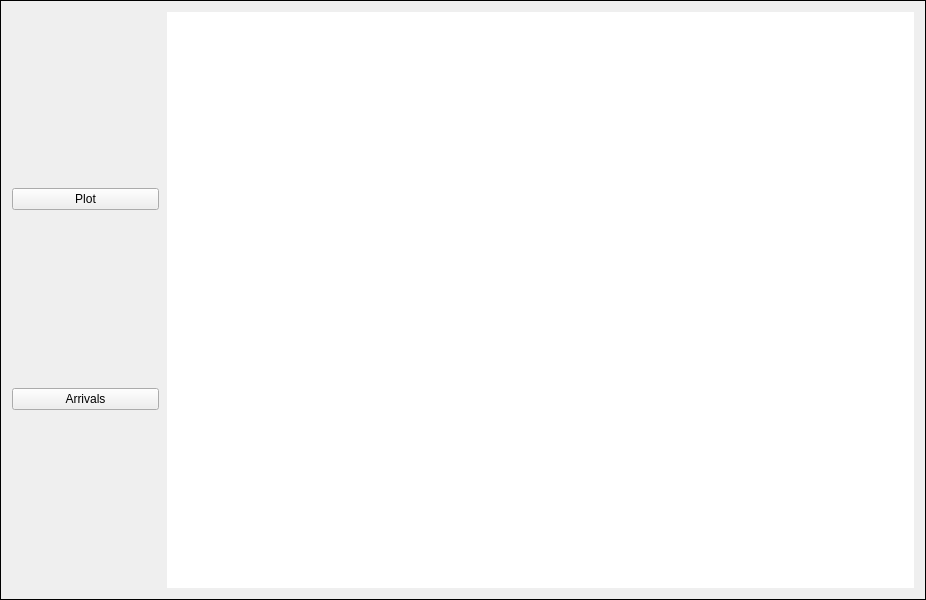
<?xml version="1.0" encoding="UTF-8"?>
<ui version="4.0">
 <class>Frame</class>
 <widget class="QFrame" name="Frame">
  <property name="geometry">
   <rect>
    <x>0</x>
    <y>0</y>
    <width>926</width>
    <height>600</height>
   </rect>
  </property>
  <property name="minimumSize">
   <size>
    <width>0</width>
    <height>600</height>
   </size>
  </property>
  <property name="windowTitle">
   <string>Frame</string>
  </property>
  <property name="autoFillBackground">
   <bool>true</bool>
  </property>
  <property name="frameShape">
   <enum>QFrame::Box</enum>
  </property>
  <property name="frameShadow">
   <enum>QFrame::Plain</enum>
  </property>
  <layout class="QGridLayout" name="gridLayout_2">
   <item row="0" column="0" rowspan="2">
    <widget class="QWidget" name="widget" native="true">
     <property name="sizePolicy">
      <sizepolicy hsizetype="Minimum" vsizetype="Expanding">
       <horstretch>1</horstretch>
       <verstretch>0</verstretch>
      </sizepolicy>
     </property>
     <property name="minimumSize">
      <size>
       <width>0</width>
       <height>0</height>
      </size>
     </property>
     <property name="maximumSize">
      <size>
       <width>300</width>
       <height>16777215</height>
      </size>
     </property>
     <layout class="QVBoxLayout" name="verticalLayout_2">
      <property name="leftMargin">
       <number>0</number>
      </property>
      <property name="topMargin">
       <number>0</number>
      </property>
      <property name="rightMargin">
       <number>0</number>
      </property>
      <property name="bottomMargin">
       <number>2</number>
      </property>
      <item>
       <widget class="QScrollArea" name="scroll">
        <property name="frameShape">
         <enum>QFrame::NoFrame</enum>
        </property>
        <property name="verticalScrollBarPolicy">
         <enum>Qt::ScrollBarAsNeeded</enum>
        </property>
        <property name="horizontalScrollBarPolicy">
         <enum>Qt::ScrollBarAsNeeded</enum>
        </property>
        <property name="sizeAdjustPolicy">
         <enum>QAbstractScrollArea::AdjustIgnored</enum>
        </property>
        <property name="widgetResizable">
         <bool>true</bool>
        </property>
        <property name="alignment">
         <set>Qt::AlignLeading|Qt::AlignLeft|Qt::AlignVCenter</set>
        </property>
        <widget class="QWidget" name="PlotToolsWidget">
         <property name="geometry">
          <rect>
           <x>0</x>
           <y>0</y>
           <width>150</width>
           <height>578</height>
          </rect>
         </property>
         <property name="sizePolicy">
          <sizepolicy hsizetype="Preferred" vsizetype="Preferred">
           <horstretch>0</horstretch>
           <verstretch>0</verstretch>
          </sizepolicy>
         </property>
         <layout class="QVBoxLayout" name="verticalLayout">
          <property name="spacing">
           <number>2</number>
          </property>
          <property name="leftMargin">
           <number>0</number>
          </property>
          <property name="topMargin">
           <number>0</number>
          </property>
          <property name="rightMargin">
           <number>2</number>
          </property>
          <property name="bottomMargin">
           <number>0</number>
          </property>
          <item>
           <widget class="QPushButton" name="plotSeismogramBtn">
            <property name="minimumSize">
             <size>
              <width>0</width>
              <height>0</height>
             </size>
            </property>
            <property name="cursor">
             <cursorShape>PointingHandCursor</cursorShape>
            </property>
            <property name="toolTip">
             <string/>
            </property>
            <property name="text">
             <string>Plot</string>
            </property>
           </widget>
          </item>
          <item>
           <widget class="QPushButton" name="pushButton">
            <property name="text">
             <string>Arrivals</string>
            </property>
           </widget>
          </item>
         </layout>
        </widget>
       </widget>
      </item>
     </layout>
    </widget>
   </item>
   <item row="0" column="1" rowspan="2">
    <widget class="QWidget" name="plotMatWidget" native="true">
     <property name="sizePolicy">
      <sizepolicy hsizetype="Expanding" vsizetype="Expanding">
       <horstretch>5</horstretch>
       <verstretch>0</verstretch>
      </sizepolicy>
     </property>
     <property name="minimumSize">
      <size>
       <width>0</width>
       <height>0</height>
      </size>
     </property>
     <property name="autoFillBackground">
      <bool>false</bool>
     </property>
     <property name="styleSheet">
      <string notr="true">background-color: rgb(255, 255, 255);</string>
     </property>
     <layout class="QVBoxLayout" name="verticalLayout_5">
      <property name="leftMargin">
       <number>0</number>
      </property>
      <property name="topMargin">
       <number>0</number>
      </property>
      <property name="rightMargin">
       <number>0</number>
      </property>
      <property name="bottomMargin">
       <number>0</number>
      </property>
     </layout>
    </widget>
   </item>
  </layout>
 </widget>
 <resources/>
 <connections/>
</ui>
